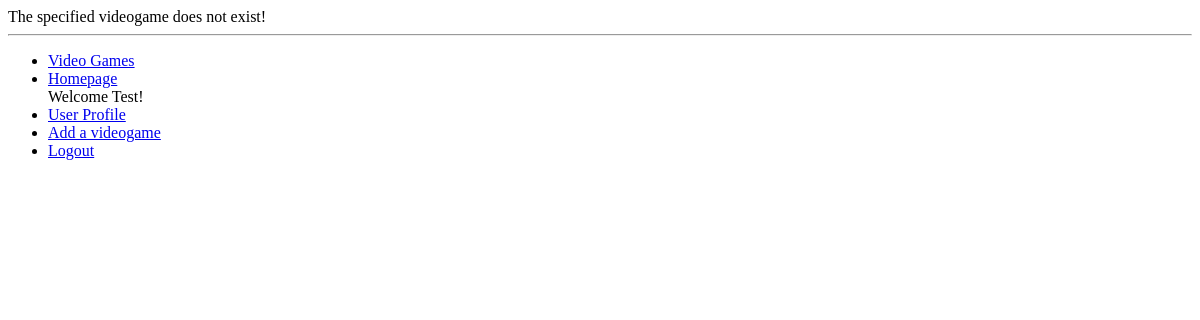
Before: /vgc/videogame/game1/add_character/ (signed in) with the older database file.
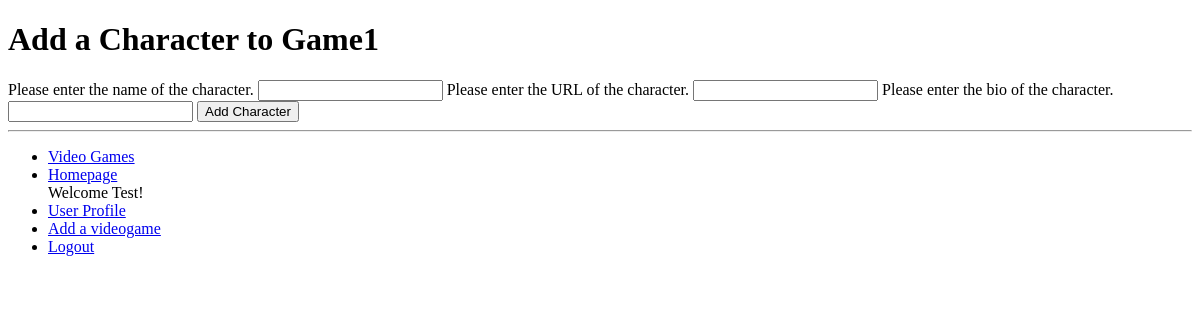
After: the same page with the newer database file.
### vgc/models.py (models this page shows, shortened)
class VideoGame(models.Model):
    name = models.CharField(max_length=128, unique =True)
    slug = models.SlugField()
    class Meta:
        verbose_name_plural = 'VideoGames'

### vgc/views.py (the view, shortened to what this page needs)
# urls.py: url(r'^videogame/(?P<videogame_name_slug>[\w\-]+)/add_character/$',
@login_required
def add_character(request, videogame_name_slug):
    try:
        videogame = VideoGame.objects.get(slug=videogame_name_slug)
    except VideoGame.DoesNotExist:
        videogame = None
    form = CharacterForm()
    context_dict = {'form':form, 'videogame': videogame}
    return render(request, 'vgc/add_character.html', context_dict)

### vgc/forms.py (shortened to what this page needs)
class CharacterForm(forms.ModelForm):
    slug = forms.CharField(widget=forms.HiddenInput(), required=False)
    class Meta:
        model = Character
        fields = ('name','url','bio')
        exclude = ('videogame', )

### templates/vgc/add_character.html (shortened to what this page needs)
{% extends 'vgc/base.html' %}
{% load staticfiles %}
{% block body_block %}
			{% if videogame %}
	        <h1>Add a Character to {{videogame.name}}</h1>
	        <form id="character_form" method="post" action="/vgc/videogame/{{ videogame.slug }}/add_character/">
	            {% for field in form.visible_fields %}
	                {{ field.help_text }}
	                {{ field }}
	            {% endfor %}
	            <input type="submit" name="submit" value="Add Character" />
	        </form>
			{% else %}
				The specified videogame does not exist!
			{% endif%}
{% endblock %}

Changed rows visible on the page:
added VideoGame: name "Game1"
Other visible differences:
form field submit: (not shown) → "Add Character"
text no longer shown: "The specified videogame does not exist!"
text now shown: "Add a Character to"
new list line: "Please enter the name of the character. "
new list line: "Please enter the URL of the character. "
new list line: "Please enter the bio of the character. "
